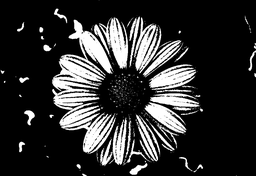
#> input picture image.png, 256 x 176 px, shrunk from 1000 x 688 before the run
$ jupyter execute morphology.ipynb
#> lines starting #> are read from the running program, lines starting #| are printed output that depends on the picture; after the words box and inside, x2 and y2 are one past the last pixel; in counts of white or black regions, pixels touching at a corner belong together
# Install the libs

[cell 1]
import cv2
import numpy as np
import matplotlib.pyplot as plt

# Binarize the image

[cell 2]
def binarize_image(image_path, threshold=128):
#> called with image_path = 'image.png', threshold = 128
    image = cv2.imread(image_path, cv2.IMREAD_GRAYSCALE)
#> image is the input picture: shape (176, 256); min 0, max 255, mean 50
    _, binary = cv2.threshold(image, threshold, 255, cv2.THRESH_BINARY)
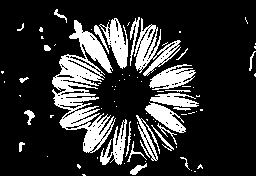
#> binary: shape (176, 256); 19.5% white; 82 white regions (55 under 20 px), largest, box (x1, y1, x2, y2) and area: (52, 20, 116, 153) 3410, (134, 18, 181, 76) 989, (99, 18, 128, 69) 677
    return binary

# Create the PAD of the image

[cell 3]
def pad_image(image, kernel):
    pad_h, pad_w = kernel.shape[0] // 2, kernel.shape[1] // 2
    return np.pad(image, ((pad_h, pad_h), (pad_w, pad_w)), mode='constant', constant_values=0)
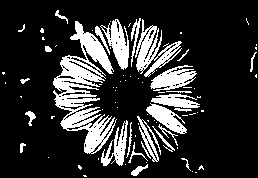
#> returned value: shape (178, 258); 19.1% white; 82 white regions (55 under 20 px), largest, box (x1, y1, x2, y2) and area: (53, 21, 117, 154) 3410, (135, 19, 182, 77) 989, (100, 19, 129, 70) 677

# Make the erosion of the image

[cell 4]
def erosion(image, kernel):
    padded = pad_image(image, kernel)
    result = np.zeros_like(image)

    for i in range(image.shape[0]):
        for j in range(image.shape[1]):
            if np.all(padded[i:i+kernel.shape[0], j:j+kernel.shape[1]] * kernel == kernel * 255):
                result[i, j] = 255
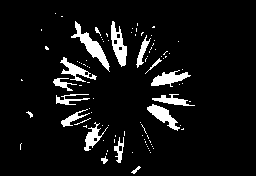
#> result: shape (176, 256); 7.4% white; 93 white regions (75 under 20 px), largest, box (x1, y1, x2, y2) and area: (71, 21, 110, 72) 484, (111, 21, 127, 67) 381, (147, 104, 180, 131) 338

    return result

# Make the dilation of the image

[cell 5]
def dilation(image, kernel):
    padded = pad_image(image, kernel)
    result = np.zeros_like(image)

    for i in range(image.shape[0]):
        for j in range(image.shape[1]):
            if np.any(padded[i:i+kernel.shape[0], j:j+kernel.shape[1]] * kernel == 255):
                result[i, j] = 255
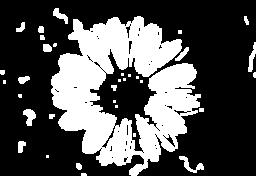
#> result: shape (176, 256); 31.6% white; 34 white regions (16 under 20 px), largest, box (x1, y1, x2, y2) and area: (51, 16, 201, 176) 13011, (179, 156, 204, 173) 143, (23, 109, 36, 126) 135

    return result

# Make the opening of the image

[cell 6]
def opening(image, kernel):
    return dilation(erosion(image, kernel), kernel)
#> in pad_image (call 4), `return np.pad(image, ((pad_h, pad_h), (pad_w, pad_w)), mode='constant'..`:
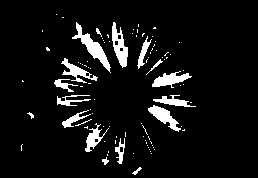
#> returned value: shape (178, 258); 7.2% white; 93 white regions (75 under 20 px), largest, box (x1, y1, x2, y2) and area: (72, 22, 111, 73) 484, (112, 22, 128, 68) 381, (148, 105, 181, 132) 338
#> after the loop in dilation (call 2), `for i in range(image.shape[0]):`:
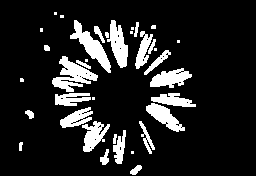
#> result: shape (176, 256); 13.6% white; 36 white regions (12 under 20 px), largest, box (x1, y1, x2, y2) and area: (52, 56, 98, 92) 760, (70, 20, 111, 73) 682, (107, 20, 128, 68) 558

# Make the closening of the image

[cell 7]
def closing(image, kernel):
    return erosion(dilation(image, kernel), kernel)
#> in pad_image (call 6), `return np.pad(image, ((pad_h, pad_h), (pad_w, pad_w)), mode='constant'..`:
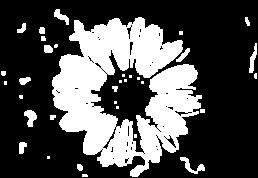
#> returned value: shape (178, 258); 31% white; 34 white regions (16 under 20 px), largest, box (x1, y1, x2, y2) and area: (52, 17, 202, 177) 13011, (180, 157, 205, 174) 143, (24, 110, 37, 127) 135
#> after the loop in erosion (call 3), `for i in range(image.shape[0]):`:
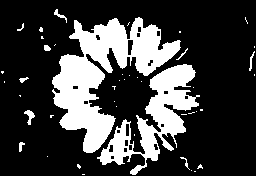
#> result: shape (176, 256); 24.7% white; 44 white regions (33 under 20 px), largest, box (x1, y1, x2, y2) and area: (52, 17, 181, 153) 6848, (97, 64, 200, 175) 3799, (24, 110, 35, 125) 75

# Execute the morphologys

[cell 8]
# Take the original image and binarize
image_path = "image.png"
bin_image = binarize_image(image_path)

# Create the ES to determine the neighborhood
kernel = np.array([[1, 1, 1],
                       [1, 1, 1],
                       [1, 1, 1]], dtype=np.uint8)

# Aply the morphs in the image
eroded = erosion(bin_image, kernel)
dilated = dilation(bin_image, kernel)
opened = opening(bin_image, kernel)
closed = closing(bin_image, kernel)

# Show eroded image

[cell 9]
plt.figure(figsize=(10, 5))
plt.imshow(cv2.cvtColor(eroded, cv2.COLOR_BGR2RGB))
plt.title("Eroded")
plt.axis("off")
plt.show()

# Show dilated image

[cell 10]
plt.figure(figsize=(10, 5))
plt.imshow(cv2.cvtColor(dilated, cv2.COLOR_BGR2RGB))
plt.title("Dilated")
plt.axis("off")
plt.show()

# Show opened image

[cell 11]
plt.figure(figsize=(10, 5))
plt.imshow(cv2.cvtColor(opened, cv2.COLOR_BGR2RGB))
plt.title("Opened")
plt.axis("off")
plt.show()

# Show closed image

[cell 12]
plt.figure(figsize=(10, 5))
plt.imshow(cv2.cvtColor(closed, cv2.COLOR_BGR2RGB))
plt.title("Closed")
plt.axis("off")
plt.show()
